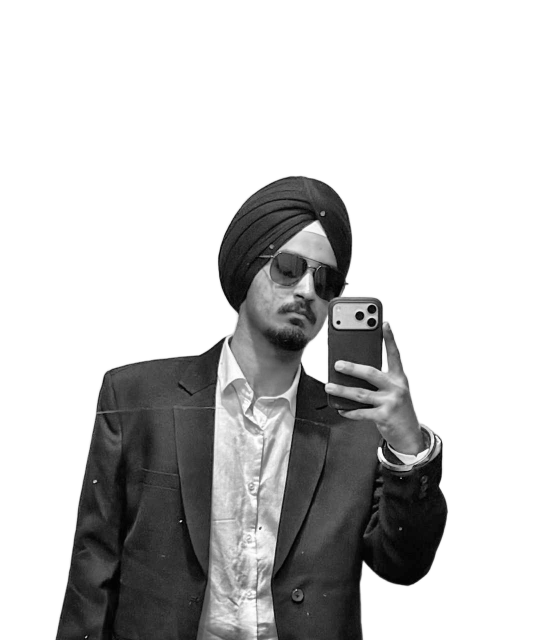
#> input picture source-prepped.png, 1099 x 1280 px, found by its file name (shown at 1/2 size)
$ python make_ascii_svg.py
#> lines starting #> are read from the running program, lines starting #| are printed output that depends on the picture

from pathlib import Path
import html

from PIL import Image


# File paths
INPUT = Path("source-prepped.png")
OUTPUT = Path("arshdeep-ascii.svg")

# ASCII density ramp: bright (sparse) -> dark (dense)
RAMP = " .`:-=+*cs#%@"

# Portrait settings
WIDTH = 100
CHAR_ASPECT = 0.5

# SVG appearance
FONT_SIZE = 10
LINE_HEIGHT = 12
CHAR_WIDTH = 0.6
TEXT_COLOR = "#b8b8b8"


def image_to_ascii(image_path):
    image = Image.open(image_path).convert("L")

    # Preserve the original aspect ratio.
    ratio = image.height / image.width
    height = max(1, round(WIDTH * ratio * CHAR_ASPECT))

    image = image.resize((WIDTH, height))

    pixels = list(image.getdata())
    rows = []

    for y in range(height):
        row = []

        for x in range(WIDTH):
            brightness = pixels[y * WIDTH + x]

            # Dark pixels receive denser characters.
            index = int(
                (255 - brightness)
                / 255
                * (len(RAMP) - 1)
            )

            row.append(RAMP[index])

        rows.append("".join(row))

    return rows


def build_svg(rows):
    width = WIDTH * FONT_SIZE * CHAR_WIDTH
    height = len(rows) * LINE_HEIGHT + 20

    svg = [
        '<svg xmlns="http://www.w3.org/2000/svg" '
        f'viewBox="0 0 {width} {height}" '
        f'width="{width}" height="{height}" '
        'style="background:transparent;">',

        # Preserve every space in the ASCII art.
        '<style>'
        'text { '
        'font-family: "Courier New", monospace; '
        'font-size: 10px; '
        'font-weight: normal; '
        'white-space: pre; '
        '}'
        '</style>',

        "<defs>"
    ]

    # Create a clip path for each row.
    for i in range(len(rows)):
        y = i * LINE_HEIGHT

        svg.append(
            f'<clipPath id="clip{i}">'
            f'<rect x="0" y="{y}" width="0" '
            f'height="{LINE_HEIGHT}">'
            f'<animate attributeName="width" '
            f'from="0" to="{width}" '
            f'dur="2.8s" '
            f'begin="{i * 0.025}s" '
            f'fill="freeze"/>'
            f'</rect>'
            f'</clipPath>'
        )

    svg.append("</defs>")

    # Render each ASCII row.
    for i, row in enumerate(rows):
        y = (i + 1) * LINE_HEIGHT
        escaped = html.escape(row)

        svg.append(
            f'<text x="0" y="{y}" '
            f'fill="{TEXT_COLOR}" '
            f'xml:space="preserve" '
            f'clip-path="url(#clip{i})">'
            f'{escaped}'
            f'</text>'
        )

    svg.append("</svg>")

    return "\n".join(svg)


def main():
    if not INPUT.exists():
        raise FileNotFoundError(
            f"Missing {INPUT}. "
            "Run prep_photo.py first."
        )

    rows = image_to_ascii(INPUT)
#> in image_to_ascii, image is the input picture: PIL image 1099x1280 L; min 1, max 255, mean 198.3
#> in image_to_ascii, `image = image.resize((WIDTH, height))`:
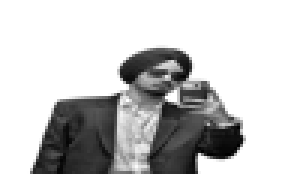
#> image: PIL image 100x58 L (shown 3 times larger); min 0, max 255, mean 198.1
#> in image_to_ascii, `pixels = list(image.getdata())`: pixels = 5800 values, max 255 at index 0, min 0 at index 4879, mean 198.1
#> after the loop in image_to_ascii, `for y in range(height):`: rows = 58 items
#> rows = 58 items
    svg = build_svg(rows)
#> in build_svg, `height = len(rows) * LINE_HEIGHT + 20`: height = 716
#> the loop in build_svg, `for i in range(len(rows)):` made 58 passes
#> y on passes 1 to 12: 0, 12, 24, 36, 48, 60, 72, 84, 96, 108, 120, 132
#> after the loop in build_svg, `for i in range(len(rows)):`: svg = 61 items
#> the loop in build_svg, `for i, row in enumerate(rows):` made 58 passes
#> after the loop in build_svg, `for i, row in enumerate(rows):`: svg = 120 items

    OUTPUT.write_text(svg, encoding="utf-8")

    print(f"Saved: {OUTPUT}")


if __name__ == "__main__":
    main()
